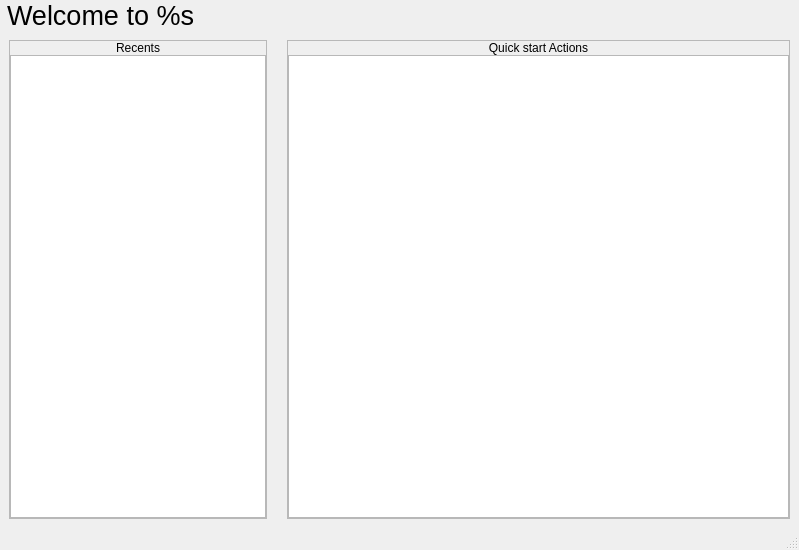
<?xml version="1.0" encoding="UTF-8"?>
<ui version="4.0">
 <class>MainWindow</class>
 <widget class="QMainWindow" name="MainWindow">
  <property name="geometry">
   <rect>
    <x>0</x>
    <y>0</y>
    <width>799</width>
    <height>550</height>
   </rect>
  </property>
  <property name="windowTitle">
   <string>QWelcomeWindow</string>
  </property>
  <property name="styleSheet">
   <string notr="true">QWidget
{
	background-color: rgb(60, 63, 65);
	color: rgb(197, 197, 197);
}

QFrame
{
	border: 1px solid #555555;
}

QListWidget
{
	border: none;
}

QListView::item
{
	padding: 5px;
}

QListView::item:selected {
     border: 1px solid #555555;
	 border-radius: 3px;
 }

 QListView::item:selected:!active {
     background: #343434;
 }

 QListView::item:selected:active {
     background: #343434;
 }

 QListView::item:hover {
     background: #343434;
 }

QLabel
{
	padding: 8px;
	border: none;
	background-color: #4b4b4b
};

</string>
  </property>
  <widget class="QWidget" name="centralwidget">
   <layout class="QVBoxLayout" name="verticalLayout">
    <property name="spacing">
     <number>0</number>
    </property>
    <property name="margin">
     <number>0</number>
    </property>
    <item>
     <layout class="QHBoxLayout" name="horizontalLayoutHeader">
      <property name="spacing">
       <number>0</number>
      </property>
      <property name="topMargin">
       <number>0</number>
      </property>
      <item>
       <widget class="QLabel" name="labelIcon">
        <property name="text">
         <string/>
        </property>
       </widget>
      </item>
      <item>
       <widget class="QLabel" name="labelTitle">
        <property name="sizePolicy">
         <sizepolicy hsizetype="Expanding" vsizetype="Preferred">
          <horstretch>0</horstretch>
          <verstretch>0</verstretch>
         </sizepolicy>
        </property>
        <property name="styleSheet">
         <string notr="true">font: 20pt &quot;Verdana&quot;;</string>
        </property>
        <property name="text">
         <string>&lt;html&gt;&lt;head/&gt;&lt;body&gt;&lt;p&gt;&lt;span style=&quot; font-size:20pt;&quot;&gt;Welcome to %s&lt;/span&gt;&lt;/p&gt;&lt;/body&gt;&lt;/html&gt;</string>
        </property>
       </widget>
      </item>
     </layout>
    </item>
    <item>
     <layout class="QHBoxLayout" name="horizontalLayoutMain">
      <property name="spacing">
       <number>0</number>
      </property>
      <property name="margin">
       <number>9</number>
      </property>
      <item>
       <widget class="QFrame" name="frameRecents">
        <property name="frameShape">
         <enum>QFrame::StyledPanel</enum>
        </property>
        <property name="frameShadow">
         <enum>QFrame::Raised</enum>
        </property>
        <layout class="QVBoxLayout" name="verticalLayout_4">
         <property name="spacing">
          <number>0</number>
         </property>
         <property name="margin">
          <number>0</number>
         </property>
         <item>
          <layout class="QVBoxLayout" name="verticalLayout_2">
           <property name="spacing">
            <number>0</number>
           </property>
           <item>
            <widget class="QLabel" name="labelRecents">
             <property name="text">
              <string>Recents</string>
             </property>
             <property name="alignment">
              <set>Qt::AlignCenter</set>
             </property>
            </widget>
           </item>
           <item>
            <widget class="QListWidget" name="listWidgetRecents">
             <property name="sizePolicy">
              <sizepolicy hsizetype="Fixed" vsizetype="Expanding">
               <horstretch>0</horstretch>
               <verstretch>0</verstretch>
              </sizepolicy>
             </property>
             <property name="maximumSize">
              <size>
               <width>16777215</width>
               <height>16777215</height>
              </size>
             </property>
             <property name="cursor" stdset="0">
              <cursorShape>OpenHandCursor</cursorShape>
             </property>
            </widget>
           </item>
          </layout>
         </item>
        </layout>
       </widget>
      </item>
      <item>
       <spacer name="horizontalSpacer">
        <property name="orientation">
         <enum>Qt::Horizontal</enum>
        </property>
        <property name="sizeType">
         <enum>QSizePolicy::Fixed</enum>
        </property>
        <property name="sizeHint" stdset="0">
         <size>
          <width>20</width>
          <height>20</height>
         </size>
        </property>
       </spacer>
      </item>
      <item>
       <widget class="QFrame" name="framequickStart">
        <property name="frameShape">
         <enum>QFrame::StyledPanel</enum>
        </property>
        <property name="frameShadow">
         <enum>QFrame::Raised</enum>
        </property>
        <layout class="QVBoxLayout" name="verticalLayout_5">
         <property name="spacing">
          <number>0</number>
         </property>
         <property name="margin">
          <number>0</number>
         </property>
         <item>
          <layout class="QVBoxLayout" name="verticalLayoutQuickStart">
           <property name="spacing">
            <number>0</number>
           </property>
           <item>
            <widget class="QLabel" name="labelQuickStart">
             <property name="text">
              <string>Quick start Actions</string>
             </property>
             <property name="alignment">
              <set>Qt::AlignCenter</set>
             </property>
            </widget>
           </item>
           <item>
            <widget class="QListWidget" name="listWidgetQuickStart">
             <property name="cursor" stdset="0">
              <cursorShape>OpenHandCursor</cursorShape>
             </property>
            </widget>
           </item>
          </layout>
         </item>
        </layout>
       </widget>
      </item>
     </layout>
    </item>
   </layout>
  </widget>
  <widget class="QStatusBar" name="statusbar"/>
 </widget>
 <resources/>
 <connections/>
</ui>
